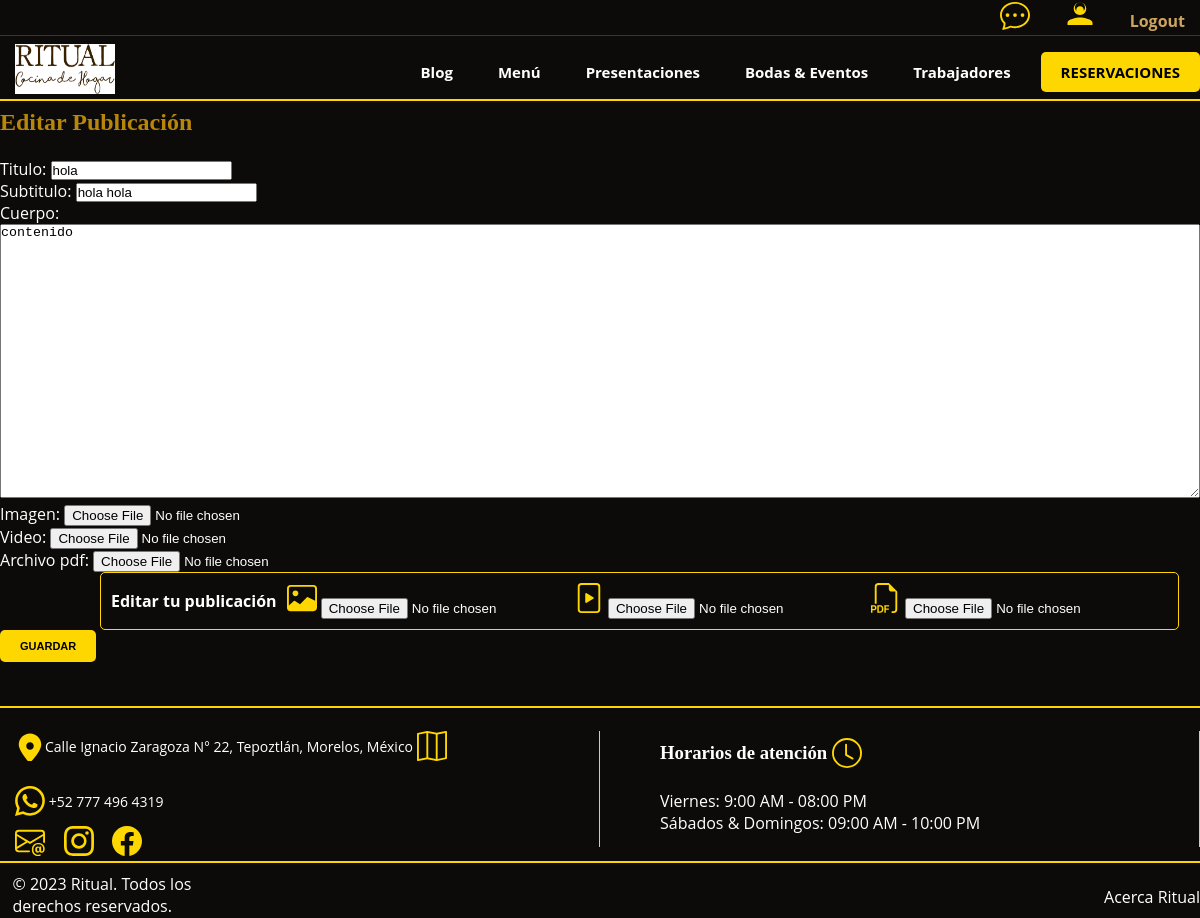
The page /blog/editar/6/ (signed in) on the database its author committed.
### AppRitual/models.py (models this page shows, shortened)
class Blog(models.Model):
    titulo = models.CharField(max_length=70)
    subtitulo = models.CharField(max_length=100)
    cuerpo = models.TextField()
    autor = models.ForeignKey(settings.AUTH_USER_MODEL, on_delete=models.CASCADE)
    fechaPublicacion = models.DateTimeField(auto_now_add=True)
    imagen = models.ImageField(upload_to='blog_images/', null=True, blank=True)
    video = models.FileField(upload_to='blog_videos/', null=True, blank=True)
    archivo_pdf = models.FileField(upload_to='blog_files/', null=True, blank=True)

### AppRitual/views.py (the view)
# urls.py: path('blog/editar/<int:blog_id>/', editarBlog, name="editarBlog"),
@login_required
def editarBlog(request, blog_id):
    blog = get_object_or_404(Blog, id=blog_id)
    if request.method == 'POST':
        form = BlogForm(request.POST, request.FILES, instance=blog)
        if form.is_valid():
            form.save()
            return redirect('blog/detalle')
    else:
        form = BlogForm(instance=blog)
    return render(request, 'blog/editarBlog.html', {'form': form})

### AppRitual/forms.py
class BlogForm(forms.ModelForm):
    class Meta:
        model = Blog
        fields = ['titulo', 'subtitulo', 'cuerpo', 'imagen', 'video', 'archivo_pdf']
        exclude = ['autor']
        widgets = {
            'cuerpo': forms.Textarea(attrs={'style': 'height: 274px; width: 1200px;'})
        }

### AppRitual/templates/blog/editarBlog.html (shortened to what this page needs)
{% extends "AppRitual/templatePadre.html" %}
{% load static %}
{% block welcome_message %}
  <h1 style="color: #b8860b;">Editar Publicación</h1>
  <br>
  <form method="post" enctype="multipart/form-data">
    {{ form.as_p }}
    <div style="border: 1px solid gold; border-radius: 5px; padding: 10px; display: inline-block; margin-left: 100px;">
      <div style="display: flex; align-items: center;">
        <span style="margin-right: 10px;"><strong>Editar tu publicación</strong></span>
        <label for="id_imagen" style="max-width: 600px; cursor: pointer;">
          {{ form.imagen }}
        </label>
        <label for="id_video" style="display: inline-block; margin-right: 10px; cursor: pointer;">
          {{ form.video }}
        </label>
        <label for="id_archivo_pdf" style="display: inline-block; margin-right: 10px; cursor: pointer;">
          {{ form.archivo_pdf }}
        </label>
      </div>
    </div>
    <br>
    <button type="submit" style="background-color: #ffd700; color: black; padding: 10px 20px; border-radius: 5px; font-size: 11px; font-weight: bold; text-transform: uppercase; border: none; cursor: pointer;">Guardar</button>
  </form>
  <br><br>
{% endblock %}

### static/css/style.css (style rules this page uses)
* { margin: 0; padding: 0; box-sizing: border-box; }
body { font-family: "Open Sans", sans-serif; background: #0c0b09; color: #fff; }
h1, h2, h3, h4, h5, h6 { font-family: "Playfair Display", serif; }

### rows shown on the page
Blog: titulo "hola", subtitulo "hola hola", cuerpo "contenido"
